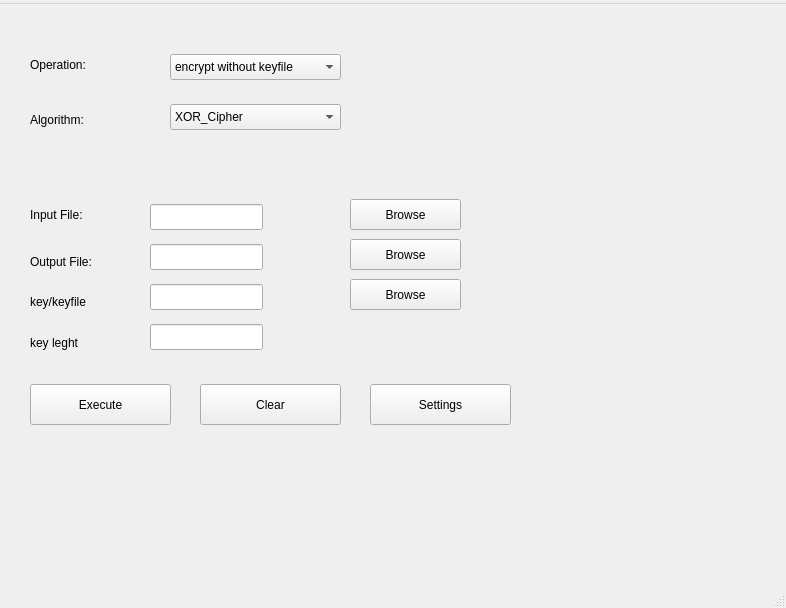
<?xml version="1.0" encoding="UTF-8"?>
<ui version="4.0">
 <class>MainWindow</class>
 <widget class="QMainWindow" name="MainWindow">
  <property name="geometry">
   <rect>
    <x>0</x>
    <y>0</y>
    <width>786</width>
    <height>608</height>
   </rect>
  </property>
  <property name="windowTitle">
   <string>MainWindow</string>
  </property>
  <widget class="QWidget" name="centralwidget">
   <widget class="QLabel" name="operation_label">
    <property name="geometry">
     <rect>
      <x>30</x>
      <y>50</y>
      <width>81</width>
      <height>21</height>
     </rect>
    </property>
    <property name="text">
     <string>Operation:</string>
    </property>
   </widget>
   <widget class="QLabel" name="algorithm_label">
    <property name="geometry">
     <rect>
      <x>30</x>
      <y>100</y>
      <width>81</width>
      <height>31</height>
     </rect>
    </property>
    <property name="text">
     <string>Algorithm:</string>
    </property>
   </widget>
   <widget class="QComboBox" name="operation_comboBox">
    <property name="geometry">
     <rect>
      <x>170</x>
      <y>50</y>
      <width>171</width>
      <height>26</height>
     </rect>
    </property>
    <item>
     <property name="text">
      <string>encrypt without keyfile</string>
     </property>
    </item>
    <item>
     <property name="text">
      <string>decrypt without keyfile</string>
     </property>
    </item>
    <item>
     <property name="text">
      <string>encrypt with keyfile</string>
     </property>
    </item>
    <item>
     <property name="text">
      <string>decrypt with keyfile</string>
     </property>
    </item>
    <item>
     <property name="text">
      <string>generate and save key to file</string>
     </property>
    </item>
   </widget>
   <widget class="QComboBox" name="algoritm_comboBox">
    <property name="geometry">
     <rect>
      <x>170</x>
      <y>100</y>
      <width>171</width>
      <height>26</height>
     </rect>
    </property>
    <item>
     <property name="text">
      <string>XOR_Cipher</string>
     </property>
    </item>
    <item>
     <property name="text">
      <string>AES128</string>
     </property>
    </item>
   </widget>
   <widget class="QLabel" name="input_label">
    <property name="geometry">
     <rect>
      <x>30</x>
      <y>200</y>
      <width>91</width>
      <height>21</height>
     </rect>
    </property>
    <property name="text">
     <string>Input File:</string>
    </property>
   </widget>
   <widget class="QLabel" name="output_label">
    <property name="geometry">
     <rect>
      <x>30</x>
      <y>250</y>
      <width>91</width>
      <height>16</height>
     </rect>
    </property>
    <property name="text">
     <string>Output File:</string>
    </property>
   </widget>
   <widget class="QLabel" name="keyfile_label">
    <property name="geometry">
     <rect>
      <x>30</x>
      <y>290</y>
      <width>91</width>
      <height>16</height>
     </rect>
    </property>
    <property name="text">
     <string>key/keyfile</string>
    </property>
   </widget>
   <widget class="QLineEdit" name="input_lineEdit">
    <property name="geometry">
     <rect>
      <x>150</x>
      <y>200</y>
      <width>113</width>
      <height>26</height>
     </rect>
    </property>
   </widget>
   <widget class="QLineEdit" name="output_lineEdit">
    <property name="geometry">
     <rect>
      <x>150</x>
      <y>240</y>
      <width>113</width>
      <height>26</height>
     </rect>
    </property>
   </widget>
   <widget class="QLineEdit" name="keyfile_lineEdit">
    <property name="geometry">
     <rect>
      <x>150</x>
      <y>280</y>
      <width>113</width>
      <height>26</height>
     </rect>
    </property>
   </widget>
   <widget class="QPushButton" name="execute_pushButton">
    <property name="geometry">
     <rect>
      <x>30</x>
      <y>380</y>
      <width>141</width>
      <height>41</height>
     </rect>
    </property>
    <property name="text">
     <string>Execute</string>
    </property>
   </widget>
   <widget class="QPushButton" name="clear_pushButton">
    <property name="geometry">
     <rect>
      <x>200</x>
      <y>380</y>
      <width>141</width>
      <height>41</height>
     </rect>
    </property>
    <property name="text">
     <string>Clear</string>
    </property>
   </widget>
   <widget class="QPushButton" name="settings_pushButton">
    <property name="geometry">
     <rect>
      <x>370</x>
      <y>380</y>
      <width>141</width>
      <height>41</height>
     </rect>
    </property>
    <property name="text">
     <string>Settings</string>
    </property>
   </widget>
   <widget class="QLabel" name="status_label">
    <property name="geometry">
     <rect>
      <x>30</x>
      <y>440</y>
      <width>461</width>
      <height>31</height>
     </rect>
    </property>
    <property name="text">
     <string/>
    </property>
   </widget>
   <widget class="QPushButton" name="browseInputButton">
    <property name="geometry">
     <rect>
      <x>350</x>
      <y>195</y>
      <width>111</width>
      <height>31</height>
     </rect>
    </property>
    <property name="text">
     <string>Browse</string>
    </property>
   </widget>
   <widget class="QPushButton" name="browseOutputButton">
    <property name="geometry">
     <rect>
      <x>350</x>
      <y>235</y>
      <width>111</width>
      <height>31</height>
     </rect>
    </property>
    <property name="text">
     <string>Browse</string>
    </property>
   </widget>
   <widget class="QPushButton" name="browseKeyfileButton">
    <property name="geometry">
     <rect>
      <x>350</x>
      <y>275</y>
      <width>111</width>
      <height>31</height>
     </rect>
    </property>
    <property name="text">
     <string>Browse</string>
    </property>
   </widget>
   <widget class="QLabel" name="label">
    <property name="geometry">
     <rect>
      <x>30</x>
      <y>330</y>
      <width>81</width>
      <height>18</height>
     </rect>
    </property>
    <property name="text">
     <string>key leght</string>
    </property>
   </widget>
   <widget class="QLineEdit" name="keyLenght_lineEdit">
    <property name="geometry">
     <rect>
      <x>150</x>
      <y>320</y>
      <width>113</width>
      <height>26</height>
     </rect>
    </property>
   </widget>
   <widget class="QLabel" name="path_label">
    <property name="geometry">
     <rect>
      <x>30</x>
      <y>480</y>
      <width>461</width>
      <height>31</height>
     </rect>
    </property>
    <property name="text">
     <string/>
    </property>
   </widget>
  </widget>
  <widget class="QMenuBar" name="menubar">
   <property name="geometry">
    <rect>
     <x>0</x>
     <y>0</y>
     <width>786</width>
     <height>23</height>
    </rect>
   </property>
   <widget class="QMenu" name="menuBlackCrypt">
    <property name="title">
     <string/>
    </property>
   </widget>
   <addaction name="menuBlackCrypt"/>
  </widget>
  <widget class="QStatusBar" name="statusbar"/>
  <action name="actionf">
   <property name="text">
    <string>f</string>
   </property>
  </action>
 </widget>
 <resources/>
 <connections/>
</ui>
